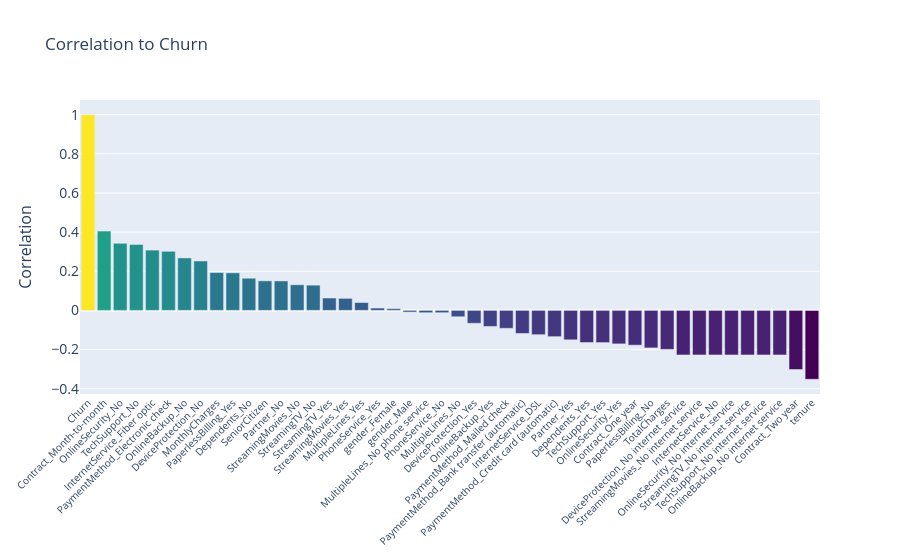

Write notebook code for a chart like this one.
### Markdown cell above
### Payments Analysis:

### Code cell
#plot the graph to show the correlation between the features and the label variables; 
churn_correlation = telco_dummies.corr()['Churn'].sort_values(ascending=False)

fig = go.Figure(go.Bar(x=churn_correlation.keys(), 
                       y=churn_correlation, 
                       name='Churn Correlation',
                       marker={'color': churn_correlation, 'colorscale': 'Viridis'}))

fig.update_layout(yaxis={'categoryorder':'category ascending'})
fig.update_layout(
    title='Correlation to Churn',
    
    xaxis_tickfont_size=10,
    xaxis_tickangle=-45,
    yaxis=dict(
        title='Correlation',
        titlefont_size=16,
        tickfont_size=14,
    ),
    bargap=0.15, # gap between bars of adjacent location coordinates.
)
fig.show()

### Figure 1 — Plotly figure (JSON) as saved in the notebook; plotly's stock layout.template omitted (floating-point values rounded to 4 significant figures)
{"data": [{"marker": {"color": [1, 0.4051, 0.3426, 0.3373, 0.308, 0.3019, 0.268, 0.2525, 0.1934, 0.1918, 0.1642, 0.1509, 0.1504, 0.1308, 0.1289, 0.06323, 0.06138, 0.0401, 0.01194, 0.008612, -0.008612, -0.01194, -0.01194, -0.03257, -0.06616, -0.08225, -0.09168, -0.1179, -0.1242, -0.1343, -0.1504, -0.1642, -0.1647, -0.1712, -0.1778, -0.1918, -0.1995, -0.2279, -0.2279, -0.2279, -0.2279, -0.2279, -0.2279, -0.2279, -0.3023, -0.3522], "colorscale": [[0, "#440154"], [0.1111, "#482878"], [0.2222, "#3e4989"], [0.3333, "#31688e"], [0.4444, "#26828e"], [0.5556, "#1f9e89"], [0.6667, "#35b779"], [0.7778, "#6ece58"], [0.8889, "#b5de2b"], [1, "#fde725"]]}, "name": "Churn Correlation", "type": "bar", "x": ["Churn", "Contract_Month-to-month", "OnlineSecurity_No", "TechSupport_No", "InternetService_Fiber optic", "PaymentMethod_Electronic check", "OnlineBackup_No", "DeviceProtection_No", "MonthlyCharges", "PaperlessBilling_Yes", "Dependents_No", "SeniorCitizen", "Partner_No", "StreamingMovies_No", "StreamingTV_No", "StreamingTV_Yes", "StreamingMovies_Yes", "MultipleLines_Yes", "PhoneService_Yes", "gender_Female", "gender_Male", "MultipleLines_No phone service", "PhoneService_No", "MultipleLines_No", "DeviceProtection_Yes", "OnlineBackup_Yes", "PaymentMethod_Mailed check", "PaymentMethod_Bank transfer (automatic)", "InternetService_DSL", "PaymentMethod_Credit card (automatic)", "Partner_Yes", "Dependents_Yes", "TechSupport_Yes", "OnlineSecurity_Yes", "Contract_One year", "PaperlessBilling_No", "TotalCharges", "DeviceProtection_No internet service", "StreamingMovies_No internet service", "InternetService_No", "OnlineSecurity_No internet service", "StreamingTV_No internet service", "TechSupport_No internet service", "OnlineBackup_No internet service", "Contract_Two year", "tenure"], "y": [1, 0.4051, 0.3426, 0.3373, 0.308, 0.3019, 0.268, 0.2525, 0.1934, 0.1918, 0.1642, 0.1509, 0.1504, 0.1308, 0.1289, 0.06323, 0.06138, 0.0401, 0.01194, 0.008612, -0.008612, -0.01194, -0.01194, -0.03257, -0.06616, -0.08225, -0.09168, -0.1179, -0.1242, -0.1343, -0.1504, -0.1642, -0.1647, -0.1712, -0.1778, -0.1918, -0.1995, -0.2279, -0.2279, -0.2279, -0.2279, -0.2279, -0.2279, -0.2279, -0.3023, -0.3522]}], "layout": {"bargap": 0.15, "title": {"text": "Correlation to Churn"}, "xaxis": {"tickangle": -45, "tickfont": {"size": 10}}, "yaxis": {"categoryorder": "category ascending", "tickfont": {"size": 14}, "title": {"font": {"size": 16}, "text": "Correlation"}}}}
